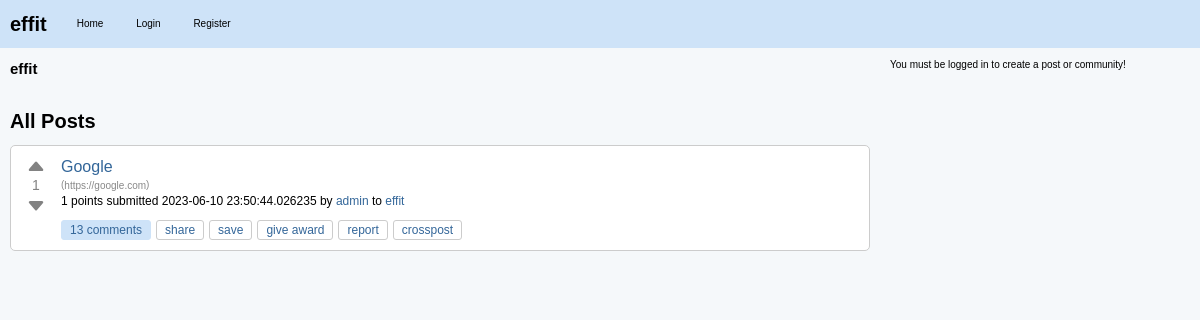
/c/effit, run on the app's committed database.
### effit.py (models this page shows)
class Community(db.Model):
    id = db.Column(db.Integer, primary_key=True)
    name = db.Column(db.String(80), unique=True, nullable=False)
    description = db.Column(db.String(200))
    creator_id = db.Column(db.Integer, db.ForeignKey("user.id"))
    creator = db.relationship(
        "User", backref=db.backref("created_communities", lazy=True)
    )
    posts = db.relationship("Post", backref="community", lazy=True)

class Post(db.Model):
    id = db.Column(db.Integer, primary_key=True)
    title = db.Column(db.String(120), nullable=False)
    content = db.Column(db.Text, nullable=False)
    user_id = db.Column(db.Integer, db.ForeignKey("user.id"), nullable=False)
    created_at = db.Column(db.DateTime, default=datetime.utcnow)
    community_id = db.Column(db.Integer, db.ForeignKey("community.id"), nullable=False)
    upvotes = db.Column(db.Integer, default=0)
    downvotes = db.Column(db.Integer, default=0)
    comments = db.relationship("Comment", backref="post", lazy=True)
    slug = db.Column(db.String(120), nullable=False)
    link = db.Column(db.String(500))
    is_link_post = db.Column(db.Boolean, default=False)
    @property
    def score(self):
        return self.upvotes - self.downvotes

class User(db.Model):
    id = db.Column(db.Integer, primary_key=True)
    username = db.Column(db.String(80), unique=True, nullable=False)
    password = db.Column(db.String(120), nullable=False)
    posts = db.relationship("Post", backref="author", lazy=True)
    communities = db.relationship(
        "Community",
        secondary=community_members,
        backref=db.backref("members", lazy="dynamic"),
    )

### effit.py (the view)
@app.route("/c/<string:community_name>")
def community_posts(community_name):
    community = Community.query.filter_by(name=community_name).first()
    if community is None:
        return "Community not found!", 404
    posts = Post.query.filter_by(community_id=community.id).all()
    community_id = community.id
    print(community_id)
    return render_template(
        "community_posts.html",
        community=community,
        posts=posts,
        community_id=community_id,
        community_description_markdown=community.description,
    )

### templates/community_posts.html (shortened to what this page needs)
{% extends "layout.html" %}
{% block content %}
<div id="community-detail">
    <h2>{{ community.name }}</h2>
    <br><br>
</div>
<div id="posts">
    <h2>All Posts</h2>
    {% for post in posts %}
    <div class="post-item" id="post-{{ post.id }}">
        <div class="post">
            <div class="vote">
                <button class="upvote" onclick="vote('{{ post.id }}', '{{ post.slug }}', '{{ post.community.name }}', 'upvote')">
                    <svg xmlns="http://www.w3.org/2000/svg" width="20" height="20" fill="currentColor" class="bi bi-caret-up-fill" viewBox="0 0 16 16">
                      <path d="M7.247 4.86l-4.796 5.481c-.646.74.037 1.659.877 1.659h9.392c.839 0 1.523-.92.877-1.659l-4.796-5.48a1 1 0 0 0-1.554 0z"/>
                    </svg>
                </button>
                <span class="score">{{ post.score }}</span>
                <button class="downvote" onclick="vote('{{ post.id }}', '{{ post.slug }}', '{{ post.community.name }}', 'downvote')">
                    <svg xmlns="http://www.w3.org/2000/svg" width="20" height="20" fill="currentColor" class="bi bi-caret-down-fill" viewBox="0 0 16 16">
                      <path d="M7.247 11.14l-4.796-5.481c-.646-.74.037-1.659.877-1.659h9.392c.839 0 1.523.92.877 1.659l-4.796 5.481a1 1 0 0 1-1.554 0z"/>
                    </svg>
                </button>
            </div>
            <div class="post-info">
                <h3>
                    {% if post.is_link_post %}
                    <a class="title may-blank loggedin" href="{{ post.link }}">{{ post.title }}</a>
                    {% else %}
                    <a class="title may-blank loggedin" href="/c/{{ community.name }}/p/{{ post.slug }}">{{ post.title }}</a>
                    {% endif %}
                    </h3>
                    {% if post.is_link_post %}
                    <span class="domain">(<a href="{{ post.link }}">{{ post.link }}</a>)</span>
                    {% else %}
                    <span class="domain">(<a href="{{ url_for('community_posts', community_name=post.community.name) }}">self.{{ post.community.name }}</a>)</span>
                    {% endif %}
                <p class="tagline">
                    <span>{{ post.score }} points</span>
                    submitted <time datetime="{{ post.created_at.isoformat() }}">{{ post.created_at }}</time>
                    by <a href="{{ url_for('user_posts', username=post.author.username) }}" class="author may-blank id-t2_d2kpf">{{ post.author.username }}</a>
                    to <a href="{{ url_for('community_posts', community_name=post.community.name) }}" class="subrs hover may-blank">{{ post.community.name }}</a>
                </p>
                <ul class="flat-list buttons">
                    <li class="first">
                        <a href="{{ url_for('post_detail', community_name=post.community.name, post_slug=post.slug) }}" class="bylink comments may-blank" rel="nofollow">
                            {{ post.comments|length }} comments
                        </a>
                    </li>
                    <li class="share"><a class="post-sharing-button">share</a></li>
                    <li class="link-save-button save-button login-required"><a>save</a></li>
                    <li class="give-gold-button"><a href="#" class="give-gold login-required access-required gold-give-gold" rel="nofollow">give award</a></li>
                    <li class="report-button login-required"><a href="#" class="reportbtn access-required">report</a></li>
                    <li class="crosspost-button"><a class="post-crosspost-button">crosspost</a></li>
                </ul>
            </div>
        </div>
    </div>
    {% endfor %}
</div>
{% endblock %}

### static/styles.css (style rules this page uses)
body, ul, ol, li, p, h1, h2, h3, h4, h5, h6, form, fieldset, input, textarea, button { margin: 0; padding: 0; border: 0; }
body { background-color: #f5f8fa; color: #000000; font: normal x-small Arial, sans-serif; font-style: normal; font-variant-caps: normal; font-weight: normal; font-stretch: normal; font-size: x-small; line-height: normal; font-family: verdana, arial, helvetica, sans-serif; font-size-adjust: none; font-kerning: auto; font-optical-sizing: auto; font-variant-alternates: normal; font-variant-east-asian: normal; font-variant-ligatures: normal; font-variant-numeric: normal; font-variant-position: normal; font-language-override: normal; font-feature-settings: normal; font-variation-settings: normal; line-height: 1.4; }
.post, .comment { background-color: #ffffff; margin-bottom: 10px; padding: 10px; border: 1px solid #cccccc; font-size: medium; font-family: Arial,sans-serif; display: flex; align-items: start; border-radius: 5px; }
.post h3, .comment h3 { margin: 0; font-size: 16px; line-height: 1.4; }
.post h3 a, .comment h3 a { color: #336699; text-decoration: none; }
h1, h2, h3, h4, h5, h6 { color: #000000; }
a { color: #336699; text-decoration: none; }
#posts { margin-bottom: 20px; }
#posts h2 { font-size: 20px; margin-bottom: 10px; }
.post .title { font-size: medium; font-weight: normal; margin-bottom: 1px; margin-bottom: 5px; }
.domain { color: #888; display: inline; overflow: hidden; white-space: nowrap; text-overflow: ellipsis; vertical-align: middle; max-width: 19em; font-size: x-small; }
.domain a { color: #888; display: inline-block; overflow: hidden; white-space: nowrap; text-overflow: ellipsis; vertical-align: middle; max-width: 19em; text-decoration: none; }
.post p { margin-bottom: 10px; font-size: medium; font-family: Segoe,"PT Sans",Arial,sans-serif; }
.post .tagline { font-size: 12px; }
.flat-list.buttons { list-style: none; margin: 0; padding: 0; display: flex; align-items: center; }
.flat-list.buttons li { display: inline-block; margin-right: 5px; }
.flat-list.buttons li a { display: inline-block; padding: 3px 8px; font-size: 12px; line-height: 1; color: #336699; text-decoration: none; background-color: transparent; border: 1px solid #cccccc; border-radius: 3px; transition: background-color 0.2s ease; }
.flat-list.buttons .comments { padding: 3px 8px; background-color: #cee3f8; color: #336699; border: 1px solid #cee3f8; border-radius: 3px; }
.flat-list.buttons .save-button, .flat-list.buttons .give-gold-button, .flat-list.buttons .report-button, .flat-list.buttons .crosspost-button { background-color: #ffffff; }
.flat-list.buttons .login-required { cursor: pointer; }
.vote { display: flex; flex-direction: column; align-items: center; justify-content: center; width: 30px; margin-right: 10px; }
.upvote, .downvote { height: 20px; border: none; background: none; color: #828282; cursor: pointer; font-size: 20px; line-height: 1; }
.score { font-size: 14px; color: #828282; }

### data on the page
Community: name "effit"
Post: score "1", title "Google", link "https://google.com", created_at "2023-06-10 23:50:44.026235", author.username "admin", community.name "effit", comments|length "13"
